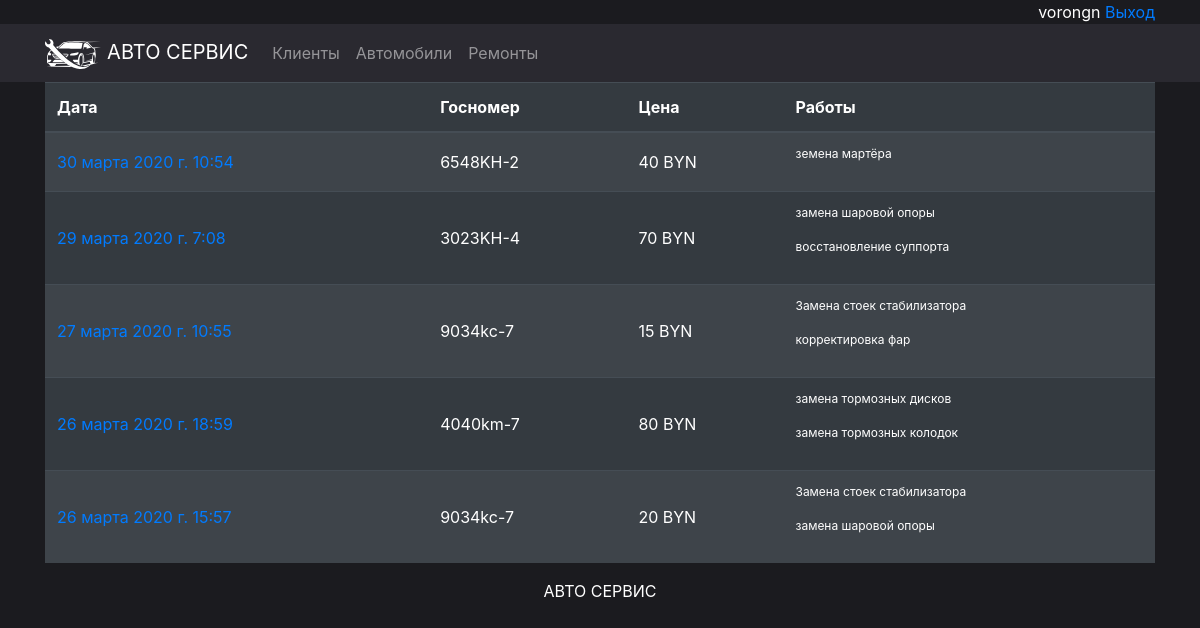
Page /repairs/ (signed in) on the committed database.
### sto/models.py (models this page shows, shortened)
class Repair(models.Model):
    car = models.ForeignKey(Car, on_delete=models.CASCADE)
    car_mileage = models.IntegerField('пробег', blank=True)
    date = models.DateTimeField('дата', default=timezone.now)
    repworks = models.ManyToManyField(Work, related_name='works')
    description = models.TextField('Описание работ и проблем')
    repair_cost = models.IntegerField('Стоимость ремонта BYN', default=0)
    photo01 = models.ImageField('фото01', upload_to='repairs/', default='repairs/nophoto.png')
    photo02 = models.ImageField('фото02', upload_to='repairs/', default='repairs/nophoto.png')
    photo03 = models.ImageField('фото03', upload_to='repairs/', default='repairs/nophoto.png')
    class Meta:
        verbose_name = 'Заказ-наряд'
        verbose_name_plural = 'Ремонты'

class Car(models.Model):
    AKPP = (
        ('механика', 'механика'),
        ('автомат', 'автомат'),
        ('easytronic', 'easytronic'),
    )
    vin = models.CharField('VIN код', max_length=20)
    brend_car = models.CharField('марка', max_length=20)
    model_car = models.CharField('модель', max_length=20)
    year = models.IntegerField('год выпуска')
    motor = models.CharField('двигатель', max_length=10)
    transmission = models.CharField('КПП', max_length=10,
                                    choices=AKPP,
                                    default='механика')
    number = models.CharField('госномер', max_length=10)
    photo = models.ImageField('фото', upload_to='cars/', default='cars/nophotocars.jpg')
    description = models.TextField('описание', max_length=500, blank=True)
    def __str__(self):
        return str(self.number)
    class Meta:
        verbose_name = 'Автомобиль'
        verbose_name_plural = 'Автомобили'
        ordering = ['number']

class Work(models.Model):
    work = models.CharField('вид работы', max_length=50)
    description = models.TextField('описание работы', blank=True)
    class Meta:
        verbose_name = 'Вид работы'
        verbose_name_plural = 'Виды работ'

### sto/views.py (the view)
# urls.py: path('repairs/', views.repairs, name='repairs'),
def repairs(request):
    latest_repair_list = Repair.objects.order_by('-id')
    return render(request, 'repairs/list_repairs.html', {'latest_repair_list': latest_repair_list})

### sto/templates/repairs/list_repairs.html (shortened to what this page needs)
{% extends 'base.html' %}
{% block content %}
    {% if user.is_authenticated %}
        <div class="container list-repair">
            <div class="row">
                    {% if latest_repair_list %}
                          <table class="table table-hover table-dark table-striped repair">
                          <thead>
                          <tr>
                              <th scope="col">Дата</th>
                              <th scope="col">Госномер</th>
                              <th scope="col">Цена</th>
                              <th scope="col">Работы</th>
                          </tr>
                          </thead>
                        {% for repair in latest_repair_list %}
                            <tr>
                                <td class="align-middle"><a href="{% url 'sto:repair_detail' repair.id %}">{{ repair.date }}</a><br></td>
                                <td class="align-middle">{{ repair.car }}</td>
                                <td class="align-middle">{{ repair.repair_cost }} BYN</td>
                                <td class="align-middle">
                                    {% for work in repair.repworks.all %}
                                        <p class="repair">{{ work.work }}</p>
                                    {% endfor %}
                                </td>
                            </tr>
                                    {% endfor %}
                        </table>
                    {% else %}
                        На данный момент в базе нет ремонтов
                    {% endif %}
            </div>
        </div>
    {% else %}
        Вы не авторизованы
    {% endif %}
{% endblock %}

### sto/templates/base.html (shortened to what this page needs)
{% load static %}
<!DOCTYPE html>
<html lang="en">
<head>
    <link rel="stylesheet" href="https://stackpath.bootstrapcdn.com/bootstrap/4.4.1/css/bootstrap.min.css"
>
    <link rel="stylesheet" href="https://cdn.jsdelivr.net/gh/fancyapps/fancybox@3.5.7/dist/jquery.fancybox.min.css"/>
    <link rel="stylesheet" href="{% static  'style.css' %}">
</head>
<body>
<div class="container text-right">
    {% if user.is_authenticated %}
        <span>{{ user.username }}</span> <a href="{% url 'account_logout' %}"> Выход</a>
    {% else %}
        <a href="{% url 'account_login' %}"> Вход </a>
        <a href="{% url 'account_signup' %}"> Регистрация </a>
    {% endif %}
</div>
<nav class="navbar navbar-expand-sm bg-dark navbar-dark bd-navbar">
    <div class="container">
        <a class="navbar-brand" href="/"><img src="/media/logo.svg"> АВТО СЕРВИС</a>
        <div class="collapse navbar-collapse" id="collapsibleNavbar">
            <ul class="navbar-nav">
                <li class="nav-item">
                    <a class="nav-link" href="/clients/">Клиенты</a>
                </li>
                <li class="nav-item">
                    <a class="nav-link" href="/cars/">Автомобили</a>
                </li>
                <li class="nav-item">
                    <a class="nav-link" href="/repairs/">Ремонты</a>
                </li>
            </ul>
        </div>
    </div>
</nav>
<div class="container">
    {% block content %}
    {% endblock %}
</div>
<div class="footer text-center">
    <p>АВТО СЕРВИС </p>
</div>
</body>
</html>

### sto/static/style.css (style rules this page uses)
body { background-color: #1b1b1f; color: white; }
.bd-navbar { position: -webkit-sticky; position: sticky; top: 0; z-index: 1071; }
.navbar-brand img { height:auto; max-height: 30px; }
.bg-dark { background-color: #2a2930!important; }
.list-repair p.repair { font-size:12px; }

### rows in the picture
Repair: date "30 марта 2020 г. 10:54", car "6548KH-2", repair_cost "40"
Work: work "земена мартёра"
Repair: date "29 марта 2020 г. 7:08", car "3023KH-4", repair_cost "70"
Work: work "замена шаровой опоры"
Work: work "восстановление суппорта"
Repair: date "27 марта 2020 г. 10:55", car "9034kc-7", repair_cost "15"
Work: work "Замена стоек стабилизатора"
Work: work "корректировка фар"
Repair: date "26 марта 2020 г. 18:59", car "4040km-7", repair_cost "80"
Work: work "замена тормозных дисков"
Work: work "замена тормозных колодок"
Repair: date "26 марта 2020 г. 15:57", car "9034kc-7", repair_cost "20"

### other values in the picture
{{ user.username }} "vorongn"
